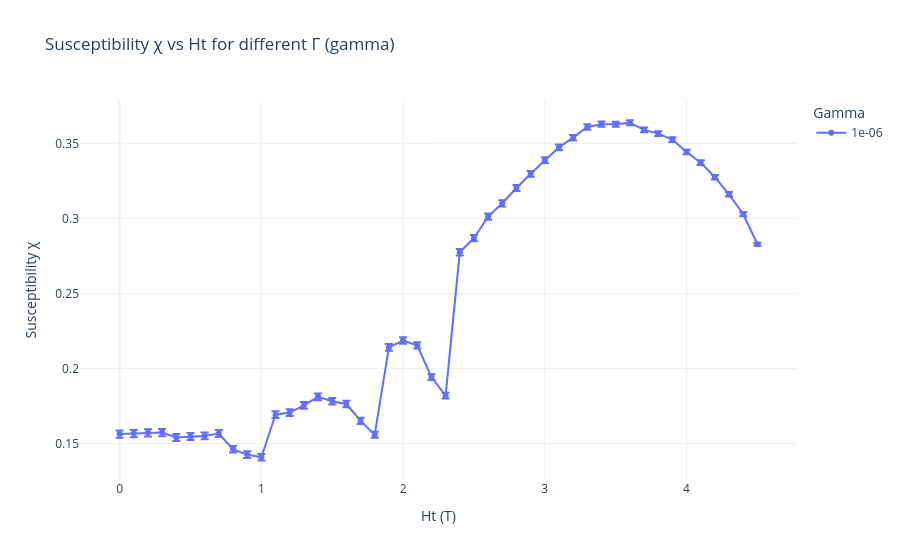

The notebook cell saved with this chart:
### Code cell
#Relaxed multiple Ht in one sweep
import pandas as pd
import glob
import numpy as np
import plotly.express as px
path = '/Users/jiakai/Desktop/SURF/code/_spirit/'
n_cycles = 240


# Pattern to match all relevant CSV files
file_pattern = path + "Susceptibility_multi_gammas_4_*_per_gamma_20_anisotropy_0.7_relax_step_200_gammas_-5_relax_1.0_gamma_1e-06_relaxed_tgt*.csv"

# List all matching files
csv_files = glob.glob(file_pattern)

# Print how many files were found
print(f"Found {len(csv_files)} files.")
repeats = len(csv_files)
for f in csv_files:
    print(f)

# Read and concatenate all files
df_all_relaxed_tgt = pd.concat([pd.read_csv(f) for f in csv_files], ignore_index=True)

# Average over cycles, std divided by sqrt(n_cycles)
df_avg_relaxed_tgt = (
    df_all_relaxed_tgt.groupby(["gamma", "Ht"], as_index=False)
    .agg(
        chi_mean=("chi", "mean"),
        chi_std=("chi", lambda x: x.std(ddof=1) / np.sqrt(len(x)))
    )
)

# Plot
fig_relaxed_tgt = px.line(
    df_avg_relaxed_tgt,
    x="Ht",
    y="chi_mean",
    error_y="chi_std",
    color="gamma",  # Different color per gamma
    markers=True,
    labels={
        "Ht": "Ht (T)",
        "chi_mean": "Susceptibility χ",
        "gamma": "Gamma",
    },
    title="Susceptibility χ vs Ht for different Γ (gamma)",
    template="plotly_white"
)


fig_relaxed_tgt.show()

### Figure 1 — Plotly figure (JSON) as saved in the notebook; plotly's stock layout.template omitted (floating-point values rounded to 4 significant figures)
{"data": [{"error_y": {"array": [0.00238, 0.002393, 0.002379, 0.002384, 0.002313, 0.002352, 0.002304, 0.002315, 0.002177, 0.002201, 0.002185, 0.002298, 0.00225, 0.002221, 0.002241, 0.00218, 0.002137, 0.002103, 0.002033, 0.002193, 0.00215, 0.002079, 0.001955, 0.001919, 0.002192, 0.002112, 0.002093, 0.00208, 0.002003, 0.001956, 0.001916, 0.001885, 0.001845, 0.001788, 0.001728, 0.001686, 0.001641, 0.001597, 0.001615, 0.001572, 0.001522, 0.001537, 0.001488, 0.00148, 0.001411, 0.001034]}, "hovertemplate": "Gamma=1e-06<br>Ht (T)=%{x}<br>Susceptibility χ=%{y}<extra></extra>", "legendgroup": "1e-06", "line": {"color": "#636efa", "dash": "solid"}, "marker": {"symbol": "circle"}, "mode": "lines+markers", "name": "1e-06", "orientation": "v", "showlegend": true, "x": [0.0, 0.1, 0.2, 0.3, 0.4, 0.5, 0.6, 0.7, 0.8, 0.9, 1.0, 1.1, 1.2, 1.3, 1.4, 1.5, 1.6, 1.7, 1.8, 1.9, 2.0, 2.1, 2.2, 2.3, 2.4, 2.5, 2.6, 2.7, 2.8, 2.9, 3.0, 3.1, 3.2, 3.3, 3.4, 3.5, 3.6, 3.7, 3.8, 3.9, 4.0, 4.1, 4.2, 4.3, 4.4, 4.5], "xaxis": "x", "y": [0.1563, 0.1567, 0.1572, 0.1573, 0.1541, 0.1547, 0.1551, 0.1567, 0.1462, 0.1427, 0.1409, 0.1693, 0.1706, 0.1754, 0.1812, 0.1782, 0.1764, 0.1651, 0.1559, 0.2141, 0.2187, 0.2154, 0.1943, 0.1819, 0.2774, 0.2868, 0.3012, 0.3101, 0.3203, 0.3297, 0.3388, 0.3473, 0.3538, 0.3609, 0.3628, 0.3627, 0.3637, 0.359, 0.3565, 0.3525, 0.3443, 0.3371, 0.3275, 0.316, 0.3029, 0.2828], "yaxis": "y", "type": "scatter"}], "layout": {"xaxis": {"anchor": "y", "domain": [0.0, 1.0], "title": {"text": "Ht (T)"}}, "yaxis": {"anchor": "x", "domain": [0.0, 1.0], "title": {"text": "Susceptibility χ"}}, "legend": {"title": {"text": "Gamma"}, "tracegroupgap": 0}, "title": {"text": "Susceptibility χ vs Ht for different Γ (gamma)"}}}
